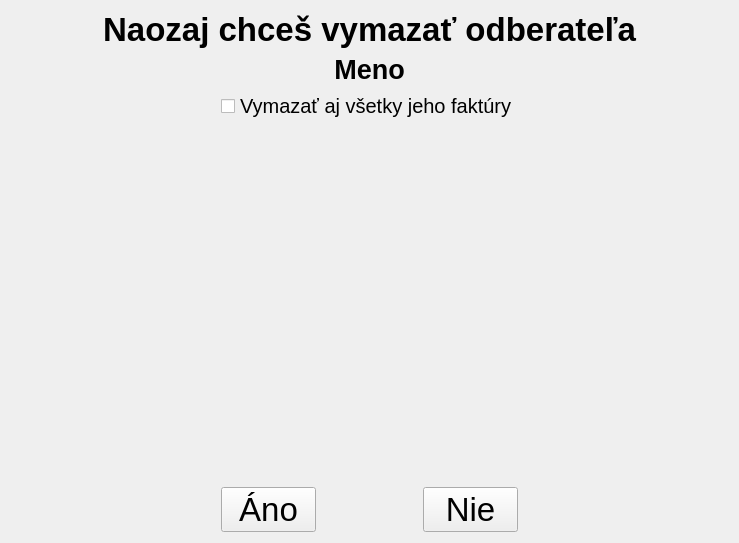
<?xml version="1.0" encoding="UTF-8"?>
<ui version="4.0">
 <class>QuestionDeleteCustomerPage</class>
 <widget class="QWidget" name="QuestionDeleteCustomerPage">
  <property name="geometry">
   <rect>
    <x>0</x>
    <y>0</y>
    <width>739</width>
    <height>543</height>
   </rect>
  </property>
  <property name="windowTitle">
   <string>Form</string>
  </property>
  <layout class="QGridLayout" name="gridLayout_2">
   <item row="0" column="0">
    <layout class="QGridLayout" name="gridLayout">
     <item row="5" column="1">
      <widget class="QPushButton" name="buttonYes">
       <property name="font">
        <font>
         <pointsize>25</pointsize>
        </font>
       </property>
       <property name="text">
        <string>Áno</string>
       </property>
      </widget>
     </item>
     <item row="5" column="0">
      <spacer name="horizontalSpacer">
       <property name="orientation">
        <enum>Qt::Horizontal</enum>
       </property>
       <property name="sizeHint" stdset="0">
        <size>
         <width>40</width>
         <height>20</height>
        </size>
       </property>
      </spacer>
     </item>
     <item row="4" column="1">
      <spacer name="verticalSpacer">
       <property name="orientation">
        <enum>Qt::Vertical</enum>
       </property>
       <property name="sizeHint" stdset="0">
        <size>
         <width>20</width>
         <height>40</height>
        </size>
       </property>
      </spacer>
     </item>
     <item row="3" column="0">
      <spacer name="horizontalSpacer_3">
       <property name="orientation">
        <enum>Qt::Horizontal</enum>
       </property>
       <property name="sizeHint" stdset="0">
        <size>
         <width>40</width>
         <height>20</height>
        </size>
       </property>
      </spacer>
     </item>
     <item row="3" column="1" colspan="3">
      <widget class="QCheckBox" name="checkBox">
       <property name="font">
        <font>
         <pointsize>15</pointsize>
        </font>
       </property>
       <property name="text">
        <string>Vymazať aj všetky jeho faktúry</string>
       </property>
      </widget>
     </item>
     <item row="3" column="4">
      <spacer name="horizontalSpacer_4">
       <property name="orientation">
        <enum>Qt::Horizontal</enum>
       </property>
       <property name="sizeHint" stdset="0">
        <size>
         <width>40</width>
         <height>20</height>
        </size>
       </property>
      </spacer>
     </item>
     <item row="2" column="0" colspan="5">
      <widget class="QLabel" name="labelName">
       <property name="font">
        <font>
         <pointsize>20</pointsize>
         <weight>75</weight>
         <bold>true</bold>
        </font>
       </property>
       <property name="text">
        <string>Meno</string>
       </property>
       <property name="alignment">
        <set>Qt::AlignCenter</set>
       </property>
      </widget>
     </item>
     <item row="1" column="0" colspan="5">
      <widget class="QLabel" name="label">
       <property name="font">
        <font>
         <pointsize>25</pointsize>
         <weight>75</weight>
         <bold>true</bold>
        </font>
       </property>
       <property name="text">
        <string>Naozaj chceš vymazať odberateľa</string>
       </property>
       <property name="alignment">
        <set>Qt::AlignCenter</set>
       </property>
      </widget>
     </item>
     <item row="5" column="4">
      <spacer name="horizontalSpacer_2">
       <property name="orientation">
        <enum>Qt::Horizontal</enum>
       </property>
       <property name="sizeHint" stdset="0">
        <size>
         <width>40</width>
         <height>20</height>
        </size>
       </property>
      </spacer>
     </item>
     <item row="5" column="3">
      <widget class="QPushButton" name="buttonNo">
       <property name="font">
        <font>
         <pointsize>25</pointsize>
        </font>
       </property>
       <property name="text">
        <string>Nie</string>
       </property>
      </widget>
     </item>
    </layout>
   </item>
  </layout>
 </widget>
 <tabstops>
  <tabstop>checkBox</tabstop>
  <tabstop>buttonYes</tabstop>
  <tabstop>buttonNo</tabstop>
 </tabstops>
 <resources/>
 <connections/>
</ui>
